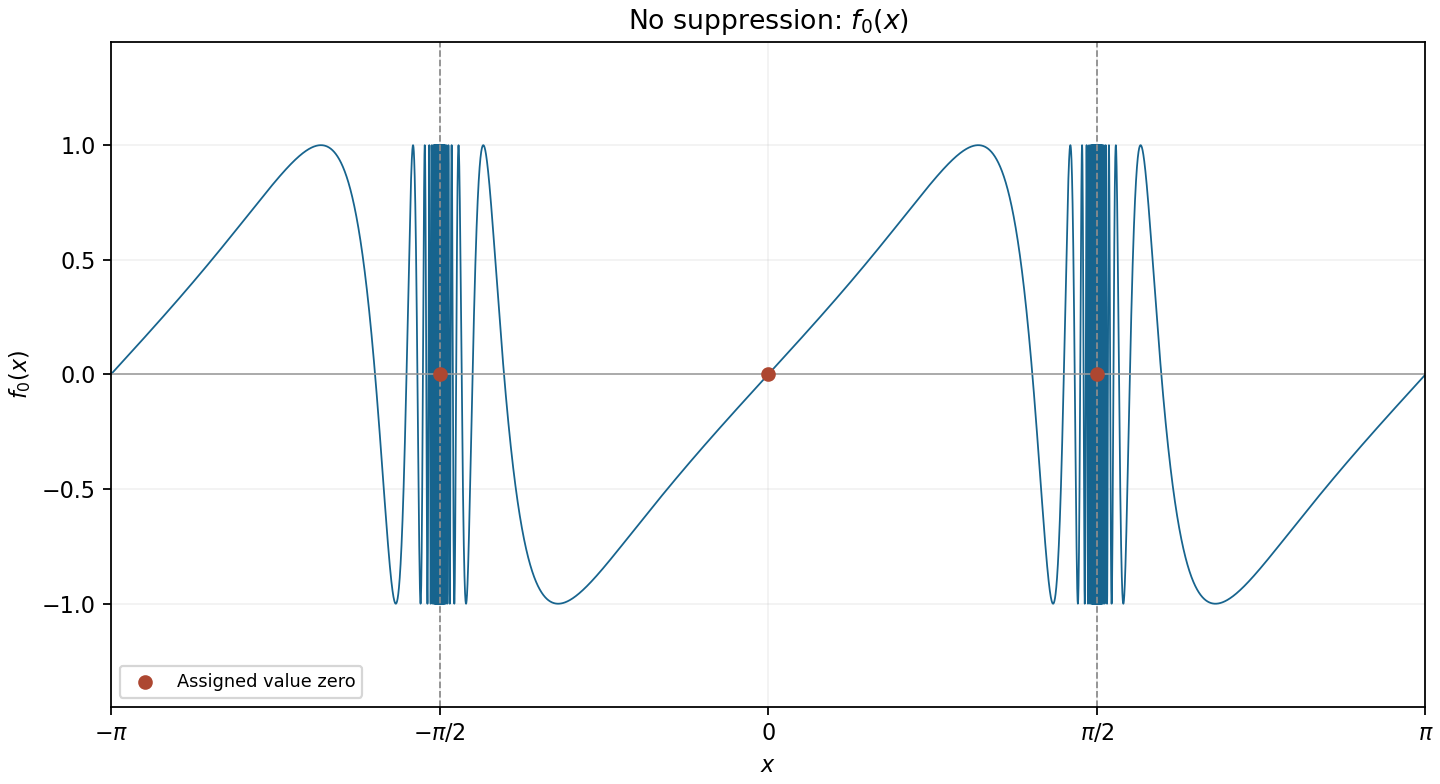

Recreate this plot in Python.
"""Original mathematical illustration; write the PNG basename to the cwd.

Tested with Python 3.14.4, NumPy 2.3.5 and Matplotlib 3.10.7.
"""
from pathlib import Path
import matplotlib
matplotlib.use("Agg")
import matplotlib.pyplot as plt
import numpy as np

def phase_segments():
    # Sampling the tangent phase resolves each oscillation without connecting poles.
    positive=np.unique(np.r_[np.linspace(.00001,10,4001),np.arange(10,800,.07)])
    negative=-positive[::-1]
    return [(np.arctan(positive)-np.pi,positive),
            (np.arctan(negative),negative),
            (np.arctan(positive),positive),
            (np.arctan(negative)+np.pi,negative)]


def draw_curves(ax,n):
    a=np.pi/2
    for x,phase in phase_segments():
        values=((x-a)/x)**n*np.sin(phase)
        ax.plot(x,values,color="#17648e",lw=.8)


def main():
    a=np.pi/2
    n=0
    fig,ax=plt.subplots(figsize=(9,4.9),layout="constrained",facecolor="white")
    draw_curves(ax,n)
    for pole in [-a,a]:
        ax.axvline(pole,color=".55",ls="--",lw=.8)
    if n==2:ax.axvline(0,color=".55",ls="--",lw=.8)
    ax.axhline(0,color=".6",lw=.7)
    ax.scatter([-a,0,a],[0,0,0],s=31,color="#ad4731",zorder=7,label="Assigned value zero")
    if n==1:
        ax.scatter([0],[-a],s=49,facecolor="white",edgecolor="#17648e",lw=1.5,zorder=8,label=r"Missing limit value $-\pi/2$")
    ax.set_xticks([-np.pi,-a,0,a,np.pi],[r"$-\pi$",r"$-\pi/2$","0",r"$\pi/2$",r"$\pi$"])
    ax.set(xlim=(-np.pi,np.pi),ylim=(-1.45, 1.45),xlabel="$x$",ylabel=rf"$f_{n}(x)$",title='No suppression: $f_0(x)$')
    ax.grid(alpha=.16)
    ax.legend(loc="lower left",fontsize=8)
    if n>0:
        zoom=ax.inset_axes([.65,.64,.31,.3])
        draw_curves(zoom,n)
        xx=np.linspace(a-.2,a+.2,700)
        envelope=np.abs((xx-a)/xx)**n
        zoom.plot(xx,envelope,color="#bc8a54",ls="--",lw=.9)
        zoom.plot(xx,-envelope,color="#bc8a54",ls="--",lw=.9)
        zoom.scatter([a],[0],color="#ad4731",s=14,zorder=8)
        zoom.axvline(a,color=".6",lw=.7)
        zoom.set(xlim=(a-.18,a+.18),ylim=(-1, 1),title=r"Near $\pi/2$: shrinking envelope")
        zoom.set_xticks([a],[r"$\pi/2$"])
        zoom.tick_params(labelsize=7)
        zoom.title.set_fontsize(8)
    fig.savefig(Path(__file__).with_suffix(".png").name,dpi=160,facecolor="white")
    plt.close(fig)


if __name__ == "__main__":
    main()
